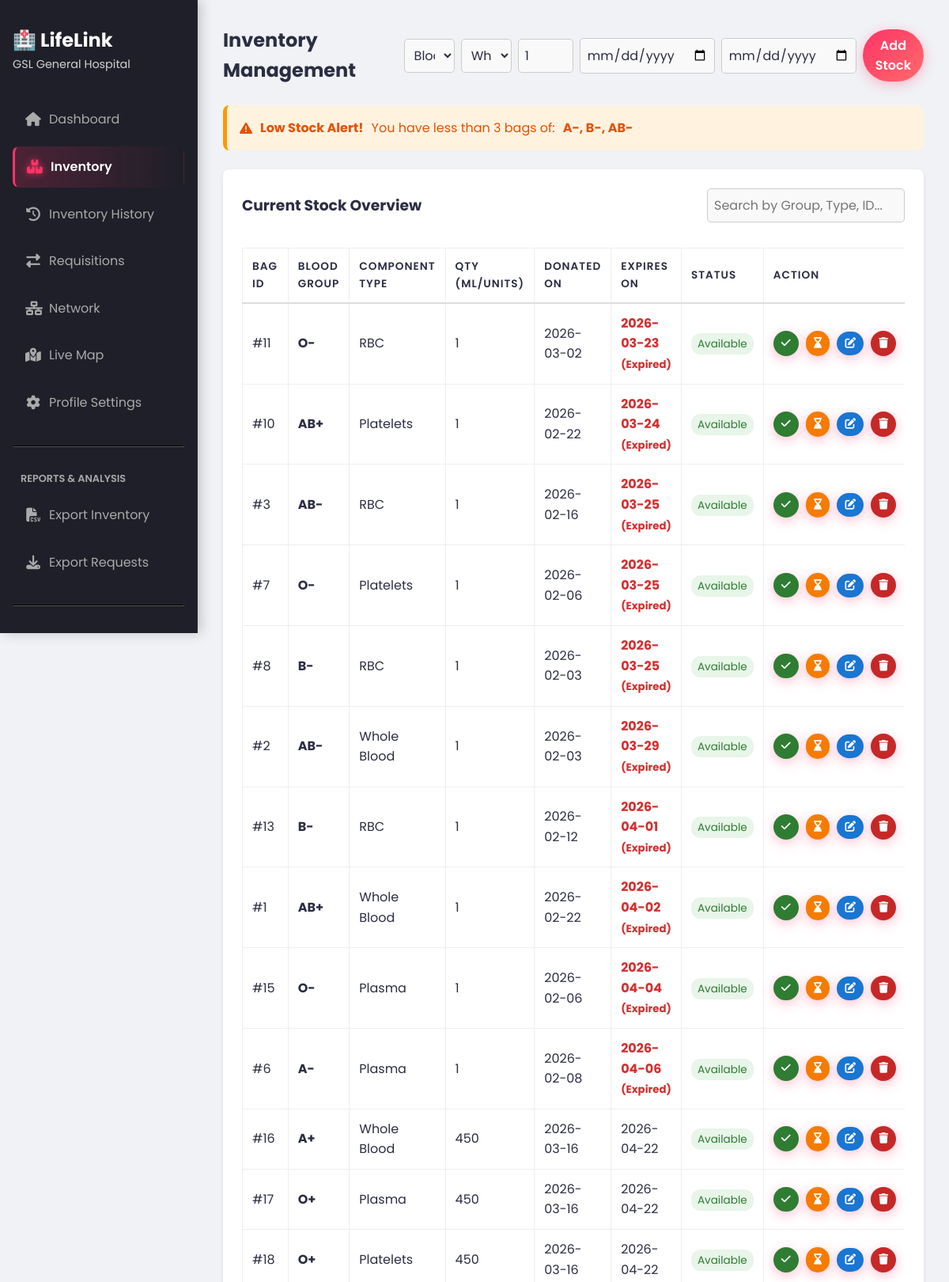
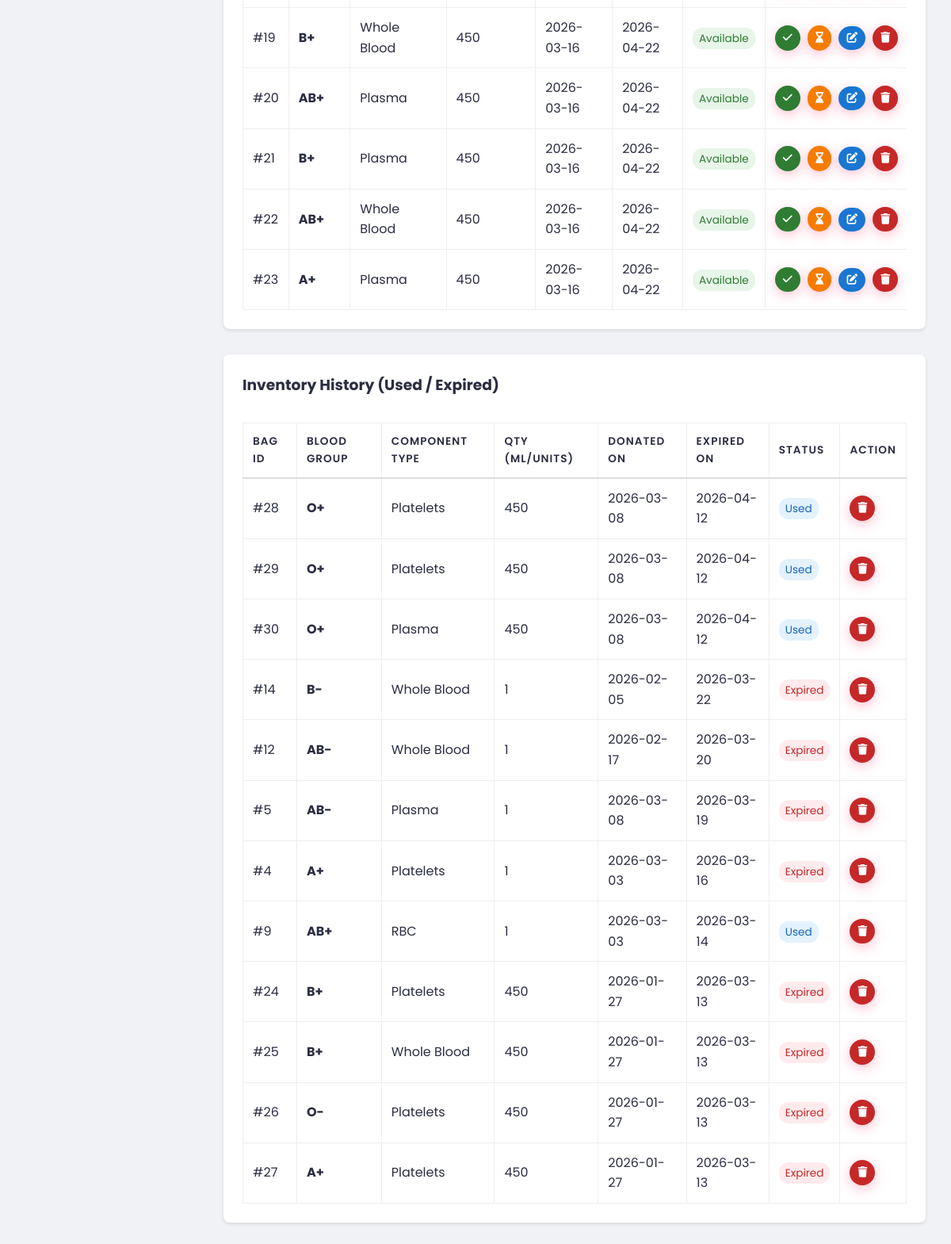
Page /hospital/inventory (signed in) on the committed database (2 pictures, top to bottom).
### models.py (models this page shows, shortened)
class Hospital(UserMixin, db.Model):
    __tablename__ = 'hospitals'
    id = db.Column(db.Integer, primary_key=True)
    name = db.Column(db.String(100), nullable=False)
    email = db.Column(db.String(100), unique=True, nullable=True)
    password_hash = db.Column(db.String(200), nullable=True)
    city = db.Column(db.String(50), nullable=False)
    address = db.Column(db.String(255), nullable=False)
    mobile_number = db.Column(db.String(20), unique=True, nullable=False)
    latitude = db.Column(db.Float, nullable=True)
    longitude = db.Column(db.Float, nullable=True)
    blood_stock = db.Column(db.JSON, default={})
    is_approved = db.Column(db.Boolean, default=True)

class BloodBag(db.Model):
    __tablename__ = 'blood_bags'
    id = db.Column(db.Integer, primary_key=True)
    hospital_id = db.Column(db.Integer, db.ForeignKey('hospitals.id'), nullable=False)
    blood_group = db.Column(db.String(5), nullable=False)
    component_type = db.Column(db.String(50), nullable=False)
    quantity = db.Column(db.Integer, default=1)
    donation_date = db.Column(db.Date, nullable=False)
    expiry_date = db.Column(db.Date, nullable=False)
    status = db.Column(db.String(20), default='Available')

### app.py (the view, shortened to what this page needs)
@app.route('/hospital/inventory', methods=['GET', 'POST'])
@login_required
def hospital_inventory():
    if not isinstance(current_user, Hospital): return redirect(url_for('home'))
    all_bags = BloodBag.query.filter_by(hospital_id=current_user.id).order_by(BloodBag.expiry_date.desc()).all()
    today_date = date.today()
    changed = False
    for b in all_bags:
        b.days_to_expiry = (b.expiry_date - today_date).days
        if b.status == 'Available' and b.days_to_expiry < 0:
            b.status = 'Expired'
            changed = True
            hist = InventoryHistory(
                hospital_id=current_user.id,
                action='Expired',
                blood_group=b.blood_group,
                quantity=b.quantity,
                date=datetime.utcnow()
            )
            db.session.add(hist)
    if changed:
        db.session.commit()
    active_bags = [b for b in all_bags if b.status == 'Available']
    history_bags = [b for b in all_bags if b.status != 'Available']
    active_bags.sort(key=lambda x: x.days_to_expiry)
    bg_counts = {}
    for b in active_bags:
        bg_counts[b.blood_group] = bg_counts.get(b.blood_group, 0) + b.quantity
    low_stock_alerts = [bg for bg in ['A+', 'A-', 'B+', 'B-', 'O+', 'O-', 'AB+', 'AB-'] if bg_counts.get(bg, 0) < 3]
    return render_template('hospital/inventory.html', bags=active_bags, history_bags=history_bags, low_stock_alerts=low_stock_alerts)

### templates/hospital/inventory.html (shortened to what this page needs)
{% extends 'hospital/base.html' %}
{% block hospital_content %}
<div style="display: flex; justify-content: space-between; align-items: center; margin-bottom: 1.5rem;">
    <h2>Inventory Management</h2>
    <form method="POST" action="{{ url_for('hospital_inventory') }}" style="display: flex; gap: 0.5rem; align-items: center;">
        <select name="blood_group" required style="padding: 0.5rem; border: 1px solid #ccc; border-radius: 5px;">
            <option value="">Blood Group</option>
        </select>
        <select name="component_type" required style="padding: 0.5rem; border: 1px solid #ccc; border-radius: 5px;">
            <option value="Whole Blood">Whole Blood</option>
        </select>
        <input type="number" name="quantity" min="1" value="1" placeholder="Qty" required style="padding: 0.5rem; border: 1px solid #ccc; border-radius: 5px; width: 70px;">
        <input type="date" name="donation_date" required title="Donation Date" style="padding: 0.5rem; border: 1px solid #ccc; border-radius: 5px;">
        <input type="date" name="expiry_date" required title="Expiry Date" style="padding: 0.5rem; border: 1px solid #ccc; border-radius: 5px;">
        <button type="submit" class="btn" style="padding: 0.5rem 1rem;">Add Stock</button>
    </form>
</div>
{% if low_stock_alerts %}
<div style="background: #fff3e0; color: #e65100; padding: 1rem; border-radius: 8px; margin-bottom: 1.5rem; display: flex; align-items: center; gap: 10px; border-left: 5px solid #ff9800;">
    <i class="fas fa-exclamation-triangle"></i>
    <strong>Low Stock Alert!</strong> You have less than 3 bags of: <b>{{ ", ".join(low_stock_alerts) }}</b>
</div>
{% endif %}
<div style="background: var(--surface); padding: 1.5rem; border-radius: 8px; box-shadow: 0 2px 4px rgba(0,0,0,0.1);">
    <div style="display: flex; justify-content: space-between; align-items: center; margin-bottom: 1rem;">
        <h3 style="margin: 0;">Current Stock Overview</h3>
        <input type="text" id="inventorySearch" placeholder="Search by Group, Type, ID..." style="padding: 0.5rem; border: 1px solid #ccc; border-radius: 5px; width: 250px;">
    </div>
    {% if bags %}
    <div style="overflow-x: auto; margin-top: 1rem;">
        <table class="table" style="width: 100%; border-collapse: collapse;">
            <thead>
                <tr style="background: #f8f9fa; text-align: left;">
                    <th style="padding: 12px; border-bottom: 2px solid #ddd;">Bag ID</th>
                    <th style="padding: 12px; border-bottom: 2px solid #ddd;">Blood Group</th>
                    <th style="padding: 12px; border-bottom: 2px solid #ddd;">Component Type</th>
                    <th style="padding: 12px; border-bottom: 2px solid #ddd;">Qty (ml/units)</th>
                    <th style="padding: 12px; border-bottom: 2px solid #ddd;">Donated On</th>
                    <th style="padding: 12px; border-bottom: 2px solid #ddd;">Expires On</th>
                    <th style="padding: 12px; border-bottom: 2px solid #ddd;">Status</th>
                    <th style="padding: 12px; border-bottom: 2px solid #ddd;">Action</th>
                </tr>
            </thead>
            <tbody>
                {% for bag in bags %}
                <tr style="border-bottom: 1px solid #eee; {% if bag.days_to_expiry < 0 %}background: #ffebee;{% elif bag.days_to_expiry <= 7 %}background: #fff8e1;{% endif %}">
                    <td style="padding: 12px;">#{{ bag.id }}</td>
                    <td style="padding: 12px;"><strong>{{ bag.blood_group }}</strong></td>
                    <td style="padding: 12px;">{{ bag.component_type }}</td>
                    <td style="padding: 12px;">{{ bag.quantity }}</td>
                    <td style="padding: 12px;">{{ bag.donation_date }}</td>
                    <td style="padding: 12px; {% if bag.days_to_expiry < 0 %}color: #d32f2f; font-weight: bold;{% elif bag.days_to_expiry <= 7 %}color: #f57c00; font-weight: bold;{% endif %}">
                        {{ bag.expiry_date }}
                        {% if bag.days_to_expiry < 0 %}
                            <br><small>(Expired)</small>
                        {% elif bag.days_to_expiry <= 7 %}
                            <br><small>({{ bag.days_to_expiry }} days left)</small>
                        {% endif %}
                    </td>
                    <td style="padding: 12px;"><span style="padding: 4px 8px; border-radius: 12px; font-size: 0.85em; background: {% if bag.status == 'Available' %}#e8f5e9; color: #2e7d32;{% elif bag.status == 'Used' %}#e3f2fd; color: #1565c0;{% else %}#ffebee; color: #c62828;{% endif %}">{{ bag.status }}</span></td>
                    <td style="padding: 12px; white-space: nowrap;">
                        {% if bag.status == 'Available' %}
                        <a href="{{ url_for('hospital_mark_bag', bag_id=bag.id, action='Used') }}" class="btn" style="background: #2e7d32; padding: 5px 10px; font-size: 0.85em; margin-right: 5px;" title="Mark Used"><i class="fas fa-check"></i></a>
                        <a href="{{ url_for('hospital_mark_bag', bag_id=bag.id, action='Expired') }}" class="btn" style="background: #f57c00; padding: 5px 10px; font-size: 0.85em; margin-right: 5px;" title="Mark Expired"><i class="fas fa-hourglass-end"></i></a>
                        <button onclick="openEditModal('{{ bag.id }}', '{{ bag.blood_group }}', '{{ bag.component_type }}', '{{ bag.quantity }}', '{{ bag.donation_date }}', '{{ bag.expiry_date }}')" class="btn" style="background: #1976d2; padding: 5px 10px; font-size: 0.85em; margin-right: 5px;" title="Edit"><i class="fas fa-edit"></i></button>
                        <a href="{{ url_for('hospital_mark_bag', bag_id=bag.id, action='Delete') }}" class="btn" style="background: #c62828; padding: 5px 10px; font-size: 0.85em;" onclick="return confirm('Are you sure you want to delete this bag permanently?')" title="Delete"><i class="fas fa-trash"></i></a>
                        {% endif %}
                    </td>
                </tr>
                {% endfor %}
            </tbody>
        </table>
    </div>
    {% else %}
    <p style="color: #666; margin-top: 1rem; text-align: center; padding: 2rem;">No active inventory available. Add stock using the form above.</p>
    {% endif %}
</div>
<div style="background: var(--surface); padding: 1.5rem; border-radius: 8px; box-shadow: 0 2px 4px rgba(0,0,0,0.1); margin-top: 2rem;">
    <h3>Inventory History (Used / Expired)</h3>
    {% if history_bags %}
    <div style="overflow-x: auto; margin-top: 1rem;">
        <table class="table" style="width: 100%; border-collapse: collapse;">
            <thead>
                <tr style="background: #f8f9fa; text-align: left;">
                    <th style="padding: 12px; border-bottom: 2px solid #ddd;">Bag ID</th>
                    <th style="padding: 12px; border-bottom: 2px solid #ddd;">Blood Group</th>
                    <th style="padding: 12px; border-bottom: 2px solid #ddd;">Component Type</th>
                    <th style="padding: 12px; border-bottom: 2px solid #ddd;">Qty (ml/units)</th>
                    <th style="padding: 12px; border-bottom: 2px solid #ddd;">Donated On</th>
                    <th style="padding: 12px; border-bottom: 2px solid #ddd;">Expired On</th>
                    <th style="padding: 12px; border-bottom: 2px solid #ddd;">Status</th>
                    <th style="padding: 12px; border-bottom: 2px solid #ddd;">Action</th>
                </tr>
            </thead>
            <tbody>
                {% for bag in history_bags %}
                <tr style="border-bottom: 1px solid #eee;">
                    <td style="padding: 12px;">#{{ bag.id }}</td>
                    <td style="padding: 12px;"><strong>{{ bag.blood_group }}</strong></td>
                    <td style="padding: 12px;">{{ bag.component_type }}</td>
                    <td style="padding: 12px;">{{ bag.quantity }}</td>
                    <td style="padding: 12px;">{{ bag.donation_date }}</td>
                    <td style="padding: 12px;">{{ bag.expiry_date }}</td>
                    <td style="padding: 12px;"><span style="padding: 4px 8px; border-radius: 12px; font-size: 0.85em; background: {% if bag.status == 'Used' %}#e3f2fd; color: #1565c0;{% else %}#ffebee; color: #c62828;{% endif %}">{{ bag.status }}</span></td>
                    <td style="padding: 12px;">
                        <a href="{{ url_for('hospital_mark_bag', bag_id=bag.id, action='Delete') }}" class="btn" style="background: #c62828; padding: 5px 10px; font-size: 0.85em;" onclick="return confirm('Are you sure you want to delete this historical record permanently?')" title="Delete"><i class="fas fa-trash"></i></a>
                    </td>
                </tr>
                {% endfor %}
            </tbody>
        </table>
    </div>
    {% else %}
    <p style="color: #666; margin-top: 1rem; text-align: center; padding: 2rem;">No history records found.</p>
    {% endif %}
</div>
{% endblock %}

### templates/hospital/base.html (shortened to what this page needs)
<!DOCTYPE html>
<html lang="{{ current_lang }}">
<head>
    <link rel="stylesheet" href="{{ url_for('static', filename='css/style.css') }}">
    <link rel="stylesheet" href="https://cdnjs.cloudflare.com/ajax/libs/font-awesome/6.4.0/css/all.min.css">
</head>
<body>
    <div class="sidebar">
        <h2>🏥 LifeLink</h2>
        <p style="font-size: 0.9em; margin-bottom: 2rem; opacity: 0.8;">{{ current_user.name }}</p>
        <a href="{{ url_for('hospital_dashboard') }}" class="{{ 'active' if request.endpoint == 'hospital_dashboard' else '' }}"><i class="fas fa-home"></i> Dashboard</a>
        <a href="{{ url_for('hospital_inventory') }}" class="{{ 'active' if request.endpoint == 'hospital_inventory' else '' }}"><i class="fas fa-boxes"></i> Inventory</a>
        <a href="{{ url_for('hospital_history') }}" class="{{ 'active' if request.endpoint == 'hospital_history' else '' }}"><i class="fas fa-history"></i> Inventory History</a>
        <a href="{{ url_for('hospital_requisition') }}" class="{{ 'active' if request.endpoint == 'hospital_requisition' or request.endpoint == 'fulfill_requisition' else '' }}"><i class="fas fa-exchange-alt"></i> Requisitions</a>
        <a href="{{ url_for('hospital_network') }}" class="{{ 'active' if request.endpoint == 'hospital_network' else '' }}"><i class="fas fa-network-wired"></i> Network</a>
        <a href="{{ url_for('hospital_map') }}" class="{{ 'active' if request.endpoint == 'hospital_map' else '' }}"><i class="fas fa-map-marked-alt"></i> Live Map</a>
        <a href="{{ url_for('hospital_profile') }}" class="{{ 'active' if request.endpoint == 'hospital_profile' else '' }}"><i class="fas fa-cog"></i> Profile Settings</a>
        <hr style="border-color: #555; margin: 20px 0;">
        <div style="padding: 10px; color: #aaa; text-transform: uppercase; font-size: 0.8em; font-weight: 600;">Reports & Analysis</div>
        <a href="{{ url_for('hospital_export', report_type='inventory') }}"><i class="fas fa-file-csv"></i> Export Inventory</a>
        <a href="{{ url_for('hospital_export', report_type='requests') }}"><i class="fas fa-download"></i> Export Requests</a>
        <hr style="border-color: #555; margin: 20px 0;">
        <a href="{{ url_for('home') }}"> Main Site</a>
    </div>
    <div class="content">
        {% block hospital_content %}{% endblock %}
    </div>
</body>
</html>

### rows in the picture
Hospital: name "GSL General Hospital"
BloodBag: id "11", blood_group "O-", component_type "RBC", quantity "1", donation_date "2026-03-02", expiry_date "2026-03-23", shows "(Expired)", status "Available"
BloodBag: id "10", blood_group "AB+", component_type "Platelets", quantity "1", donation_date "2026-02-22", expiry_date "2026-03-24", shows "(Expired)", status "Available"
BloodBag: id "3", blood_group "AB-", component_type "RBC", quantity "1", donation_date "2026-02-16", expiry_date "2026-03-25", shows "(Expired)", status "Available"
BloodBag: id "7", blood_group "O-", component_type "Platelets", quantity "1", donation_date "2026-02-06", expiry_date "2026-03-25", shows "(Expired)", status "Available"
BloodBag: id "8", blood_group "B-", component_type "RBC", quantity "1", donation_date "2026-02-03", expiry_date "2026-03-25", shows "(Expired)", status "Available"
BloodBag: id "2", blood_group "AB-", component_type "Whole Blood", quantity "1", donation_date "2026-02-03", expiry_date "2026-03-29", shows "(Expired)", status "Available"
BloodBag: id "13", blood_group "B-", component_type "RBC", quantity "1", donation_date "2026-02-12", expiry_date "2026-04-01", shows "(Expired)", status "Available"
BloodBag: id "1", blood_group "AB+", component_type "Whole Blood", quantity "1", donation_date "2026-02-22", expiry_date "2026-04-02", shows "(Expired)", status "Available"
BloodBag: id "15", blood_group "O-", component_type "Plasma", quantity "1", donation_date "2026-02-06", expiry_date "2026-04-04", shows "(Expired)", status "Available"
BloodBag: id "6", blood_group "A-", component_type "Plasma", quantity "1", donation_date "2026-02-08", expiry_date "2026-04-06", shows "(Expired)", status "Available"
BloodBag: id "16", blood_group "A+", component_type "Whole Blood", quantity "450", donation_date "2026-03-16", expiry_date "2026-04-22", status "Available"
BloodBag: id "17", blood_group "O+", component_type "Plasma", quantity "450", donation_date "2026-03-16", expiry_date "2026-04-22", status "Available"
BloodBag: id "18", blood_group "O+", component_type "Platelets", quantity "450", donation_date "2026-03-16", expiry_date "2026-04-22", status "Available"
BloodBag: id "19", blood_group "B+", component_type "Whole Blood", quantity "450", donation_date "2026-03-16", expiry_date "2026-04-22", status "Available"
BloodBag: id "20", blood_group "AB+", component_type "Plasma", quantity "450", donation_date "2026-03-16", expiry_date "2026-04-22", status "Available"
BloodBag: id "21", blood_group "B+", component_type "Plasma", quantity "450", donation_date "2026-03-16", expiry_date "2026-04-22", status "Available"
BloodBag: id "22", blood_group "AB+", component_type "Whole Blood", quantity "450", donation_date "2026-03-16", expiry_date "2026-04-22", status "Available"
BloodBag: id "23", blood_group "A+", component_type "Plasma", quantity "450", donation_date "2026-03-16", expiry_date "2026-04-22", status "Available"
BloodBag: id "28", blood_group "O+", component_type "Platelets", quantity "450", donation_date "2026-03-08", expiry_date "2026-04-12", status "Used"
BloodBag: id "29", blood_group "O+", component_type "Platelets", quantity "450", donation_date "2026-03-08", expiry_date "2026-04-12", status "Used"
BloodBag: id "30", blood_group "O+", component_type "Plasma", quantity "450", donation_date "2026-03-08", expiry_date "2026-04-12", status "Used"
BloodBag: id "14", blood_group "B-", component_type "Whole Blood", quantity "1", donation_date "2026-02-05", expiry_date "2026-03-22", status "Expired"
BloodBag: id "12", blood_group "AB-", component_type "Whole Blood", quantity "1", donation_date "2026-02-17", expiry_date "2026-03-20", status "Expired"
BloodBag: id "5", blood_group "AB-", component_type "Plasma", quantity "1", donation_date "2026-03-08", expiry_date "2026-03-19", status "Expired"
BloodBag: id "4", blood_group "A+", component_type "Platelets", quantity "1", donation_date "2026-03-03", expiry_date "2026-03-16", status "Expired"
BloodBag: id "9", blood_group "AB+", component_type "RBC", quantity "1", donation_date "2026-03-03", expiry_date "2026-03-14", status "Used"
BloodBag: id "24", blood_group "B+", component_type "Platelets", quantity "450", donation_date "2026-01-27", expiry_date "2026-03-13", status "Expired"
BloodBag: id "25", blood_group "B+", component_type "Whole Blood", quantity "450", donation_date "2026-01-27", expiry_date "2026-03-13", status "Expired"
BloodBag: id "26", blood_group "O-", component_type "Platelets", quantity "450", donation_date "2026-01-27", expiry_date "2026-03-13", status "Expired"
BloodBag: id "27", blood_group "A+", component_type "Platelets", quantity "450", donation_date "2026-01-27", expiry_date "2026-03-13", status "Expired"

### other values in the picture
{{ ", ".join(low_stock_alerts) }} "A-, B-, AB-"
